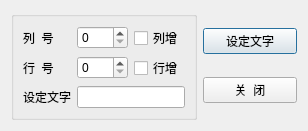
<?xml version="1.0" encoding="UTF-8"?>
<ui version="4.0">
 <class>qwdialoglocate</class>
 <widget class="QDialog" name="qwdialoglocate">
  <property name="geometry">
   <rect>
    <x>0</x>
    <y>0</y>
    <width>308</width>
    <height>107</height>
   </rect>
  </property>
  <property name="windowTitle">
   <string>Dialog</string>
  </property>
  <layout class="QGridLayout" name="gridLayout_2">
   <item row="0" column="0">
    <widget class="QGroupBox" name="groupBox">
     <property name="title">
      <string/>
     </property>
     <layout class="QGridLayout" name="gridLayout">
      <item row="0" column="0">
       <widget class="QLabel" name="label">
        <property name="text">
         <string>列  号</string>
        </property>
       </widget>
      </item>
      <item row="0" column="1">
       <widget class="QSpinBox" name="spinBoxColumn">
        <property name="minimum">
         <number>0</number>
        </property>
       </widget>
      </item>
      <item row="0" column="2">
       <widget class="QCheckBox" name="chkBoxColumn">
        <property name="text">
         <string>列增</string>
        </property>
       </widget>
      </item>
      <item row="1" column="0">
       <widget class="QLabel" name="label_2">
        <property name="text">
         <string>行  号</string>
        </property>
       </widget>
      </item>
      <item row="1" column="1">
       <widget class="QSpinBox" name="spinBoxRow"/>
      </item>
      <item row="1" column="2">
       <widget class="QCheckBox" name="chkBoxRow">
        <property name="text">
         <string>行增</string>
        </property>
       </widget>
      </item>
      <item row="2" column="0">
       <widget class="QLabel" name="label_3">
        <property name="text">
         <string>设定文字</string>
        </property>
       </widget>
      </item>
      <item row="2" column="1" colspan="2">
       <widget class="QLineEdit" name="edtCaption"/>
      </item>
     </layout>
    </widget>
   </item>
   <item row="0" column="1">
    <layout class="QVBoxLayout" name="verticalLayout">
     <item>
      <widget class="QPushButton" name="btnSetText">
       <property name="text">
        <string>设定文字</string>
       </property>
       <property name="icon">
        <iconset>
         <normaloff>:/images/images/506.bmp</normaloff>:/images/images/506.bmp</iconset>
       </property>
      </widget>
     </item>
     <item>
      <widget class="QPushButton" name="btnClose">
       <property name="text">
        <string>关  闭</string>
       </property>
       <property name="icon">
        <iconset>
         <normaloff>:/images/images/132.bmp</normaloff>:/images/images/132.bmp</iconset>
       </property>
      </widget>
     </item>
    </layout>
   </item>
  </layout>
 </widget>
 <resources/>
 <connections>
  <connection>
   <sender>btnClose</sender>
   <signal>clicked()</signal>
   <receiver>qwdialoglocate</receiver>
   <slot>close()</slot>
   <hints>
    <hint type="sourcelabel">
     <x>259</x>
     <y>73</y>
    </hint>
    <hint type="destinationlabel">
     <x>153</x>
     <y>53</y>
    </hint>
   </hints>
  </connection>
 </connections>
</ui>
